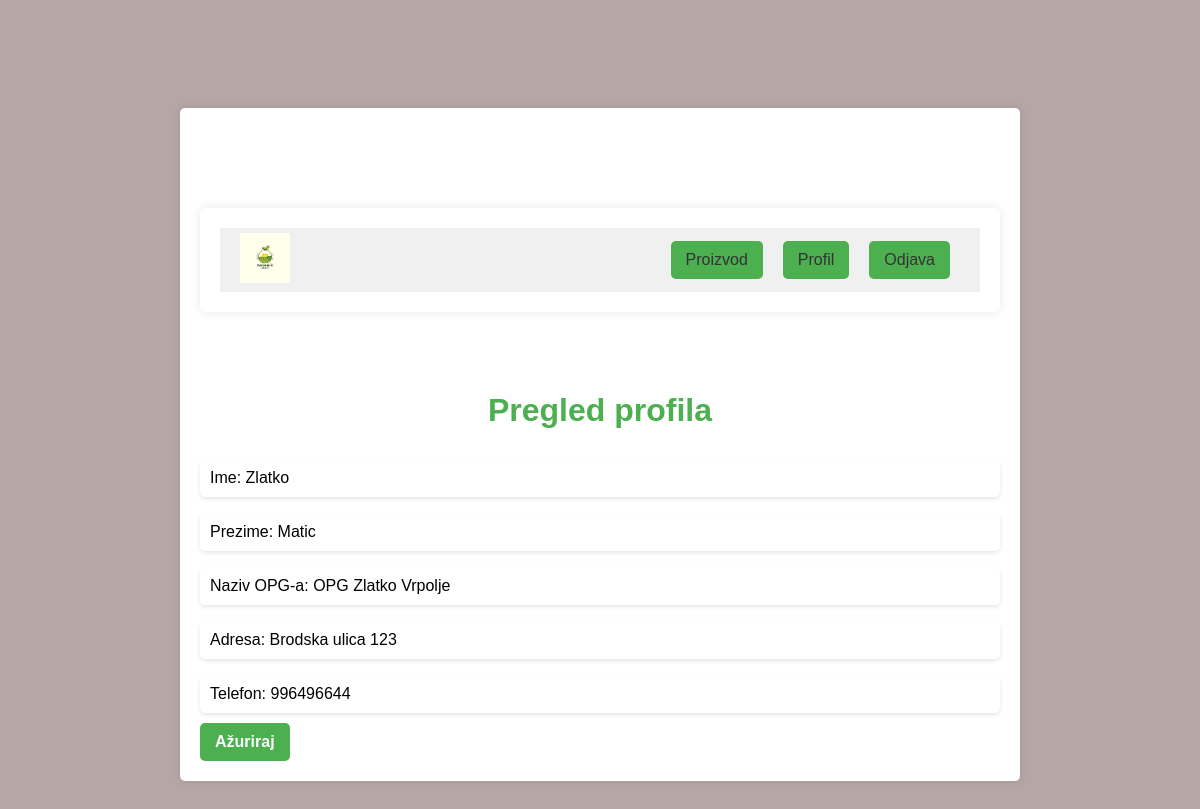
The app's page /profile/ (signed in) with its own data.
### farmapp/models.py (models this page shows)
class Farm(models.Model):
    user = models.OneToOneField(User, on_delete=models.CASCADE)
    ime = models.CharField("Ime", max_length=30)
    prezime = models.CharField("Prezime", max_length=30)
    naziv_opg = models.CharField("Naziv OPG-a", max_length=100)
    adresa = models.CharField(max_length=255)
    telefon = models.IntegerField("Telefon")
    email = models.EmailField()
    email_potvrda = models.EmailField()
    def __str__(self):
        return f"{self.ime} {self.prezime} - {self.naziv_opg}"

### farmapp/views.py (the view)
# urls.py: path('profile/', views.view_profile, name='view_profile'),
@login_required
def view_profile(request):
    try:
        user_profile = Farm.objects.get(user=request.user)
        print("user_profile: ", user_profile)
    except Farm.DoesNotExist:
        user_profile = None
    return render(request, 'farmapp/profile.html', {'user_profile': user_profile})

### farmapp/templates/farmapp/profile.html (shortened to what this page needs)
{% extends 'farmapp/main.html' %}
{% load static %}
{% block site_css %}<link rel="stylesheet" href="{% static 'farmapp/profile.css' %}">{% endblock %}
{% block content %}
    {% include 'farmapp/header.html' %}
    <body class="profile">
        <h1 class="profile_name">Pregled profila</h1>
            {% if user_profile %}
        <p class="profile__name">Ime: {{ user_profile.ime }}</p>
        <p class="profile_lastname">Prezime: {{ user_profile.prezime }}</p>
        <p class="profile__opg">Naziv OPG-a: {{ user_profile.naziv_opg }}</p>
        <p class="profile__address">Adresa: {{ user_profile.adresa }}</p>
        <p class="profile__phone">Telefon: {{ user_profile.telefon }}</p>
        {% else %}
            <p>Korisnik nije pronađen!</p>
        {% endif %}
        <a class="profile__edit" href="{% url 'edit_profile' %}">Ažuriraj</a>
    </body>
{% endblock %}

### farmapp/static/farmapp/main.css (style rules this page uses)
body { background-color: rgb(182, 166, 166); }

### farmapp/static/farmapp/profile.css (style rules this page uses)
:root { --primary-color: #4CAF50; --text-color: #333; --background-color: #f0f0f0; --detail-background-color: #fff; --font-family: 'Arial', sans-serif; }
body.profile { font-family: var(--font-family); padding: 20px; }
.profile_name { color: var(--primary-color); text-align: center; margin-bottom: 30px; }
.profile__name, .profile_lastname, .profile__opg, .profile__address, .profile__phone { background-color: var(--detail-background-color); padding: 10px; margin-bottom: 10px; border-radius: 5px; box-shadow: 0 2px 4px rgba(0,0,0,0.1); }
.profile__edit { display: inline-block; background-color: var(--primary-color); color: #fff; padding: 10px 15px; border-radius: 5px; text-decoration: none; font-weight: bold; transition: background-color 0.3s; }

### farmapp/static/farmapp/header.css (style rules this page uses)
:root { --primary-color: #4CAF50; --text-color: #333; --font-family: 'Arial', sans-serif; }

### records on screen
Farm: ime "Zlatko", prezime "Matic", naziv_opg "OPG Zlatko Vrpolje", adresa "Brodska ulica 123", telefon "996496644"
